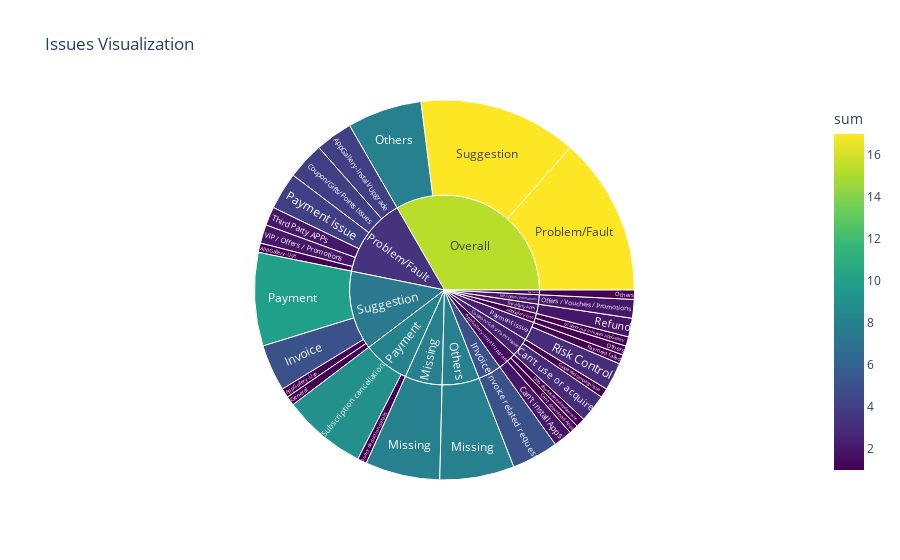

Notebook cell for this chart:
### Code cell
import plotly.express as px
import pandas as pd

def generate_sunburst_chart(csv_file_path, output_image_path):
    # Load the true and predicted results data
    results_df = pd.read_csv(csv_file_path)

    # Create a DataFrame to store the counts of each category
    data = {
        'labels': [],
        'sum': [],
        'parent': []
    }

    # Aggregate counts for Y2_test
    y2_counts = results_df['Y2_test'].value_counts()
    for label, count in y2_counts.items():
        data['labels'].append(label)
        data['sum'].append(count)
        data['parent'].append("Overall")

    # Aggregate counts for Y3_test and link them to their respective Y2_test categories
    y3_counts = results_df.groupby(['Y2_test', 'Y3_test']).size().reset_index(name='count')
    for _, row in y3_counts.iterrows():
        data['labels'].append(row['Y3_test'])
        data['sum'].append(row['count'])
        data['parent'].append(row['Y2_test'])

    # Aggregate counts for Y4_test and link them to their respective Y3_test categories
    y4_counts = results_df.groupby(['Y3_test', 'Y4_test']).size().reset_index(name='count')
    for _, row in y4_counts.iterrows():
        data['labels'].append(row['Y4_test'])
        data['sum'].append(row['count'])
        data['parent'].append(row['Y3_test'])

    # Create a DataFrame for visualization
    df_viz = pd.DataFrame(data)

    # Plotting the sunburst chart
    fig = px.sunburst(df_viz, path=['parent', 'labels'], values='sum', color='sum',
                      color_continuous_scale='Viridis',
                      title="Issues Visualization")

    # Save the plot as a file
    fig.write_image(output_image_path)

    # Show the plot
    fig.show()

if __name__ == '__main__':
    csv_file_path = 'true_and_predicted_results.csv'
    output_image_path = 'sunburst_chart.png'
    generate_sunburst_chart(csv_file_path, output_image_path)

### Figure 1 — Plotly figure (JSON) as saved in the notebook; plotly's stock layout.template omitted (floating-point values rounded to 4 significant figures)
{"data": [{"branchvalues": "total", "customdata": [[4], [1], [1], [1], [2], [3], [1], [4], [1], [5], [5], [8], [8], [2], [1], [1], [1], [8], [10], [1], [4], [17], [1], [2], [3], [9], [17], [2], [1], [2], [1.5], [1], [2.5], [1], [5], [8], [8], [15.29], [8.2], [2.5], [3.353], [7.471], [2], [2]], "domain": {"x": [0, 1], "y": [0, 1]}, "hovertemplate": "labels=%{label}<br>sum_sum=%{value}<br>parent=%{parent}<br>id=%{id}<br>sum=%{color}<extra></extra>", "ids": ["Problem/Fault/AppGallery-Install/Upgrade", "Problem/Fault/AppGallery-Use", "Suggestion/AppGallery-Use", "AppGallery-Install/Upgrade/Can't download Apps", "AppGallery-Install/Upgrade/Can't install Apps", "Coupon/Gifts/Points Issues/Can't use or acquire", "Coupon/Gifts/Points Issues/Cooperated campaign issue", "Problem/Fault/Coupon/Gifts/Points Issues", "Suggestion/General", "Suggestion/Invoice", "Invoice/Invoice related request", "Missing/Missing", "Others/Missing", "VIP / Offers / Promotions/Offers / Vouchers / Promotions", "AppGallery-Install/Upgrade/Other download/install/update issue", "AppGallery-Use/Others", "General/Others", "Overall/Others", "Suggestion/Payment", "Payment issue/Payment failed", "Problem/Fault/Payment issue", "Overall/Problem/Fault", "Payment/Query deduction details", "Third Party APPs/Refund", "Payment issue/Risk Control", "Payment/Subscription cancellation", "Overall/Suggestion", "Problem/Fault/Third Party APPs", "AppGallery-Use/UI Abnormal in Huawei AppGallery", "Problem/Fault/VIP / Offers / Promotions", "AppGallery-Install/Upgrade", "AppGallery-Use", "Coupon/Gifts/Points Issues", "General", "Invoice", "Missing", "Others", "Overall", "Payment", "Payment issue", "Problem/Fault", "Suggestion", "Third Party APPs", "VIP / Offers / Promotions"], "labels": ["AppGallery-Install/Upgrade", "AppGallery-Use", "AppGallery-Use", "Can't download Apps", "Can't install Apps", "Can't use or acquire", "Cooperated campaign issue", "Coupon/Gifts/Points Issues", "General", "Invoice", "Invoice related request", "Missing", "Missing", "Offers / Vouchers / Promotions", "Other download/install/update issue", "Others", "Others", "Others", "Payment", "Payment failed", "Payment issue", "Problem/Fault", "Query deduction details", "Refund", "Risk Control", "Subscription cancellation", "Suggestion", "Third Party APPs", "UI Abnormal in Huawei AppGallery", "VIP / Offers / Promotions", "AppGallery-Install/Upgrade", "AppGallery-Use", "Coupon/Gifts/Points Issues", "General", "Invoice", "Missing", "Others", "Overall", "Payment", "Payment issue", "Problem/Fault", "Suggestion", "Third Party APPs", "VIP / Offers / Promotions"], "marker": {"coloraxis": "coloraxis", "colors": [4, 1, 1, 1, 2, 3, 1, 4, 1, 5, 5, 8, 8, 2, 1, 1, 1, 8, 10, 1, 4, 17, 1, 2, 3, 9, 17, 2, 1, 2, 1.5, 1, 2.5, 1, 5, 8, 8, 15.29, 8.2, 2.5, 3.353, 7.471, 2, 2]}, "name": "", "parents": ["Problem/Fault", "Problem/Fault", "Suggestion", "AppGallery-Install/Upgrade", "AppGallery-Install/Upgrade", "Coupon/Gifts/Points Issues", "Coupon/Gifts/Points Issues", "Problem/Fault", "Suggestion", "Suggestion", "Invoice", "Missing", "Others", "VIP / Offers / Promotions", "AppGallery-Install/Upgrade", "AppGallery-Use", "General", "Overall", "Suggestion", "Payment issue", "Problem/Fault", "Overall", "Payment", "Third Party APPs", "Payment issue", "Payment", "Overall", "Problem/Fault", "AppGallery-Use", "Problem/Fault", "", "", "", "", "", "", "", "", "", "", "", "", "", ""], "type": "sunburst", "values": [4, 1, 1, 1, 2, 3, 1, 4, 1, 5, 5, 8, 8, 2, 1, 1, 1, 8, 10, 1, 4, 17, 1, 2, 3, 9, 17, 2, 1, 2, 4, 2, 4, 1, 5, 8, 8, 42, 10, 4, 17, 17, 2, 2]}], "layout": {"coloraxis": {"colorbar": {"title": {"text": "sum"}}, "colorscale": [[0, "#440154"], [0.1111, "#482878"], [0.2222, "#3e4989"], [0.3333, "#31688e"], [0.4444, "#26828e"], [0.5556, "#1f9e89"], [0.6667, "#35b779"], [0.7778, "#6ece58"], [0.8889, "#b5de2b"], [1, "#fde725"]]}, "legend": {"tracegroupgap": 0}, "title": {"text": "Issues Visualization"}}}
